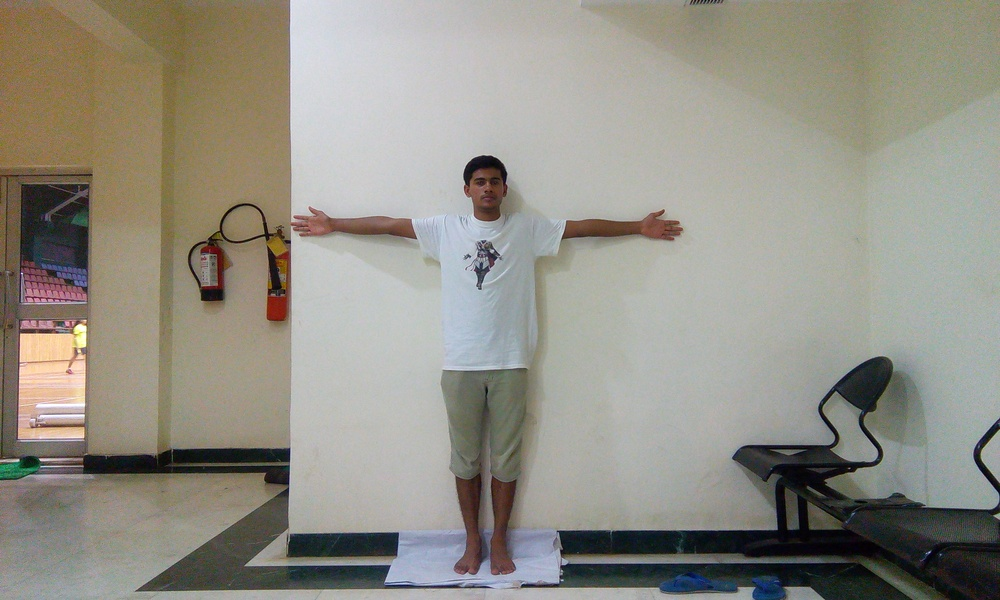
#> input picture IMG_20160604_213653.jpg, 1000 x 600 px, shrunk from 3600 x 2160 before the run
$ python -i cont_2.py   (imports and definitions only)   (Python 2 division)
#> lines starting #> are read from the running program, lines starting #| are printed output that depends on the picture; after the words box and inside, x2 and y2 are one past the last pixel; in counts of white or black regions, pixels touching at a corner belong together
import cv2
import numpy as np

def retCont(i):
	'''
	inputs:
		i: name of the image
	outputs:
		2 enclosing-contours having largest arc lengths.
		x: image file in which the contour is rendered
	'''
#> called with i = 'IMG_20160604_213653.jpg'
	image=cv2.imread(i)
#> image is the input picture: shape (600, 1000, 3); mean B, G, R 134.7, 144.7, 147.5
	gray = cv2.cvtColor(image, cv2.COLOR_BGR2GRAY)
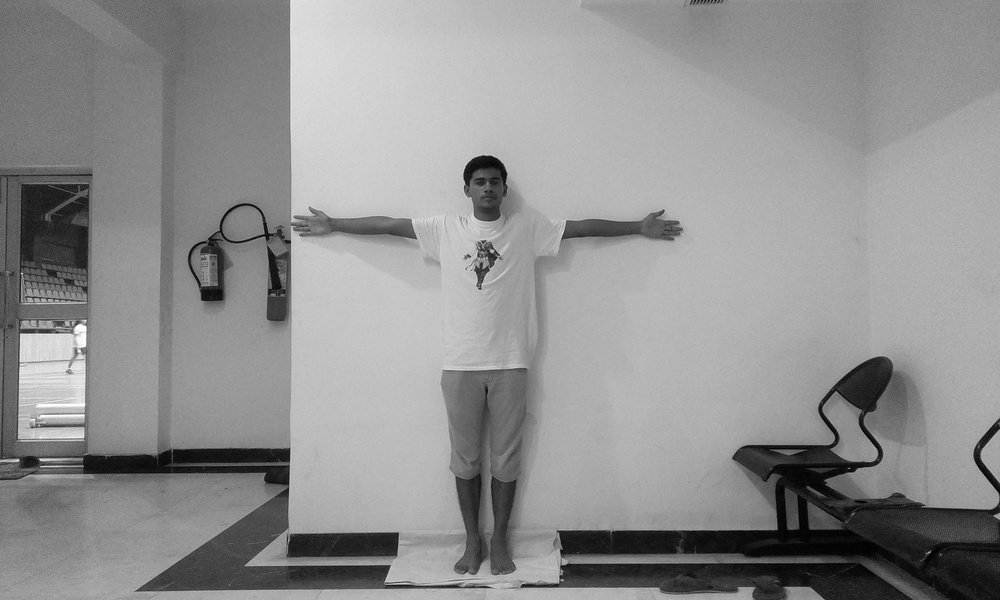
#> gray: shape (600, 1000); min 1, max 255, mean 144.4
	#thresh = cv2.adaptiveThreshold(gray,255,cv2.ADAPTIVE_THRESH_GAUSSIAN_C,cv2.THRESH_BINARY_INV,11,8)

	can=cv2.Canny(gray,120,200)
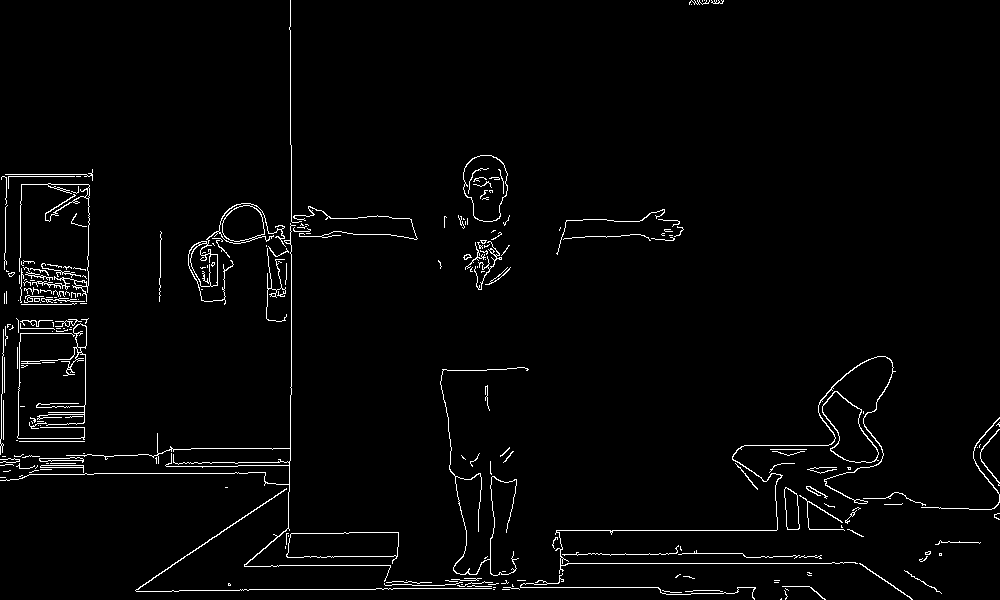
#> can: shape (600, 1000); 2.3% white in thin lines or dots
	closing=cv2.morphologyEx(can,cv2.MORPH_CLOSE,np.ones((3,3),np.uint8),iterations=1)
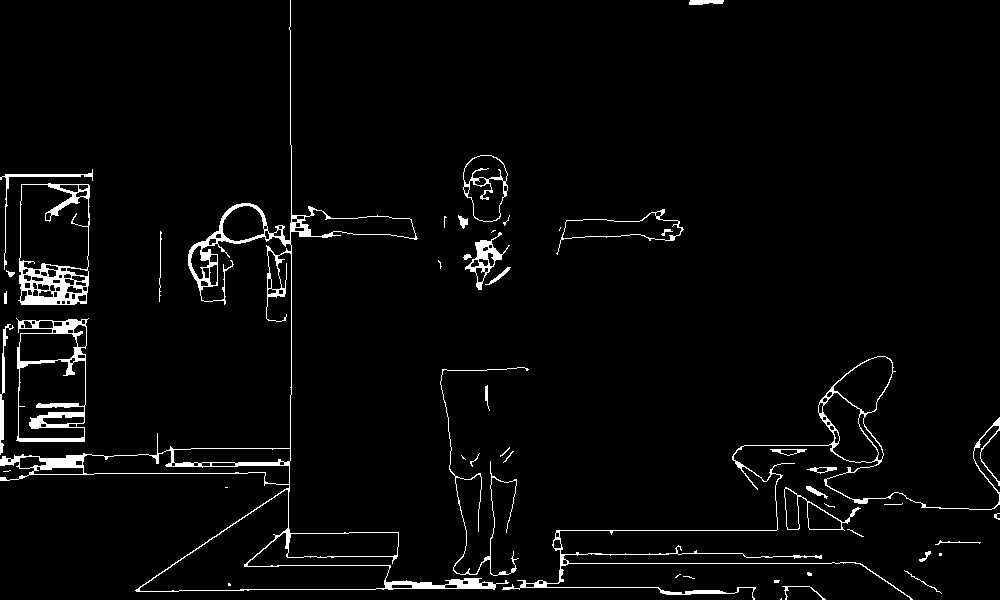
#> closing: shape (600, 1000); 3.2% white; 49 white regions (18 under 20 px)
	contours,hei=cv2.findContours(closing.copy(),cv2.RETR_EXTERNAL,cv2.CHAIN_APPROX_NONE)
#> contours = 47 contours, 25 with area under 20; largest, box (x1, y1, x2, y2) and area: (0, 0, 509, 592) 24664, (18, 183, 90, 305) 8124, (16, 318, 89, 442) 7842, (502, 356, 1000, 600) 5765, (463, 155, 508, 222) 2244; hei = 47 rows, first 6: [1, -1, -1, -1], [2, 0, -1, -1], [3, 1, -1, -1], [4, 2, -1, -1], [5, 3, -1, -1], [6, 4, -1, -1]
	x=np.zeros(closing.shape,dtype=np.uint8)
	cv2.drawContours(x,contours,0,(255),2)
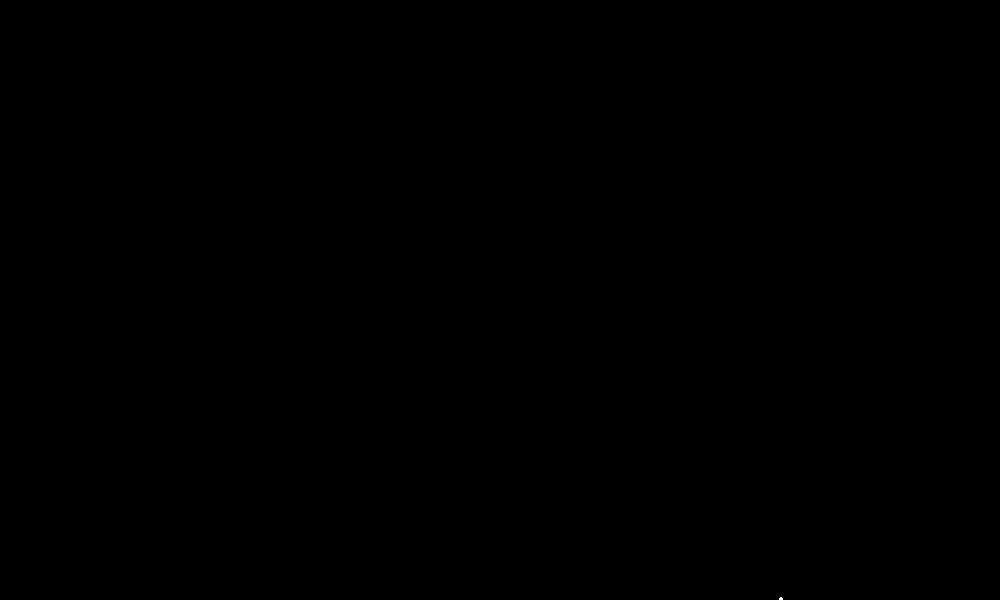
#> x: shape (600, 1000); 0% white; 1 white region (1 under 20 px)
	cv2.imwrite('TEST.jpg',x)
	print x.shape
#| (600, 1000)
	if len(contours) == 1 :
		return contours[0],[],x
	elif len(contours) == 2:
		return contours[0],contours[1],x
	else:
		k=0
		t={}
		t1=contours[0]
#> t1 = [[781, 598], [780, 599], [781, 599]]
		t2=contours[1]
#> t2 = contour of 112 points, box (x1, y1, x2, y2) (782, 586, 826, 600), area 28
		if cv2.arcLength(t2,True) > cv2.arcLength(t1,True):
				t=t1
#> t = [[781, 598], [780, 599], [781, 599]]
				t1=t2
#> t1 has the same summary as t2
				t2=t
#> t2 = [[781, 598], [780, 599], [781, 599]]

		for i in contours :
			if cv2.arcLength(t1,True) < cv2.arcLength(i,True):
				t1=i
			if cv2.arcLength(t2,True) < cv2.arcLength(i,True) and cv2.arcLength(t1,True) > cv2.arcLength(i,True):
				t2=i
#> this loop made 47 passes
#> i on passes 1, 16: [[781, 598], [780, 599], [781, 599]], [[225, 487], [226, 487], [227, 487], [226, 487]]
#> after the loop, t1 = contour of 4000 points, box (x1, y1, x2, y2) (502, 356, 1000, 600), area 5765; t2 = contour of 4028 points, box (x1, y1, x2, y2) (0, 0, 509, 592), area 24664
		return t1,t2,x

>>> result = retCont('IMG_20160604_213653.jpg')

$ run again, on IMG_20160604_213822.jpg
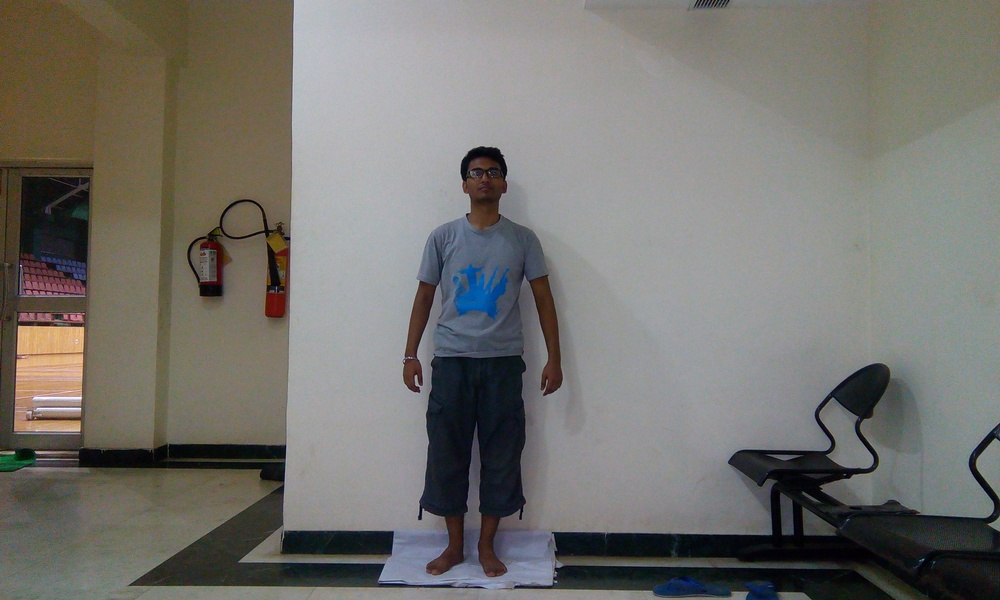
#> input picture IMG_20160604_213822.jpg, 1000 x 600 px, shrunk from 3600 x 2160 before the run
#> in retCont, image is the input picture: shape (600, 1000, 3); mean B, G, R 110.5, 115.3, 117
#> in retCont, `can=cv2.Canny(gray,120,200)`:
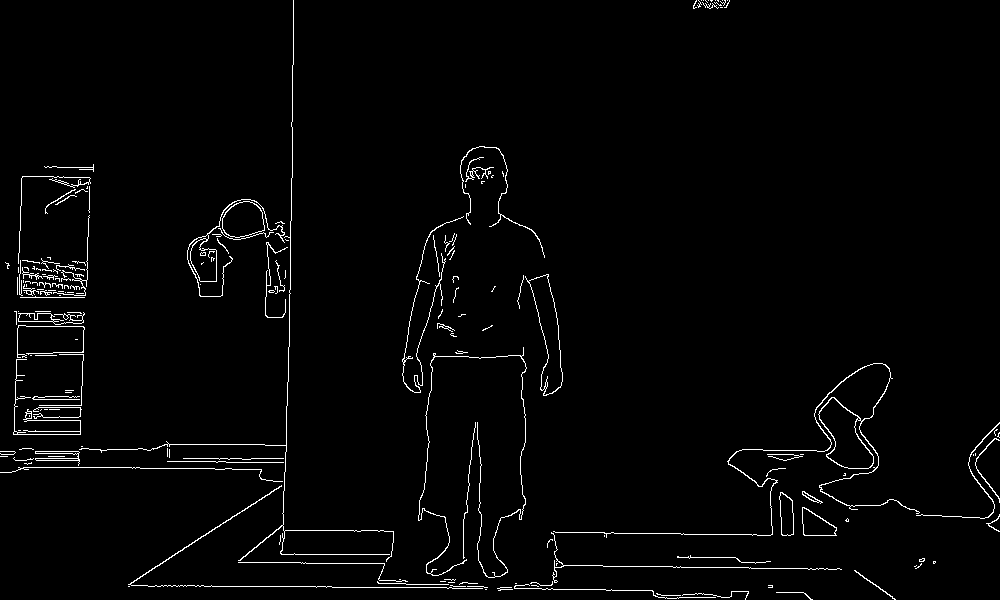
#> can: shape (600, 1000); 2.1% white in thin lines or dots
#> in retCont, `closing=cv2.morphologyEx(can,cv2.MORPH_CLOSE,np.ones((3,3),np.uint8),i..`:
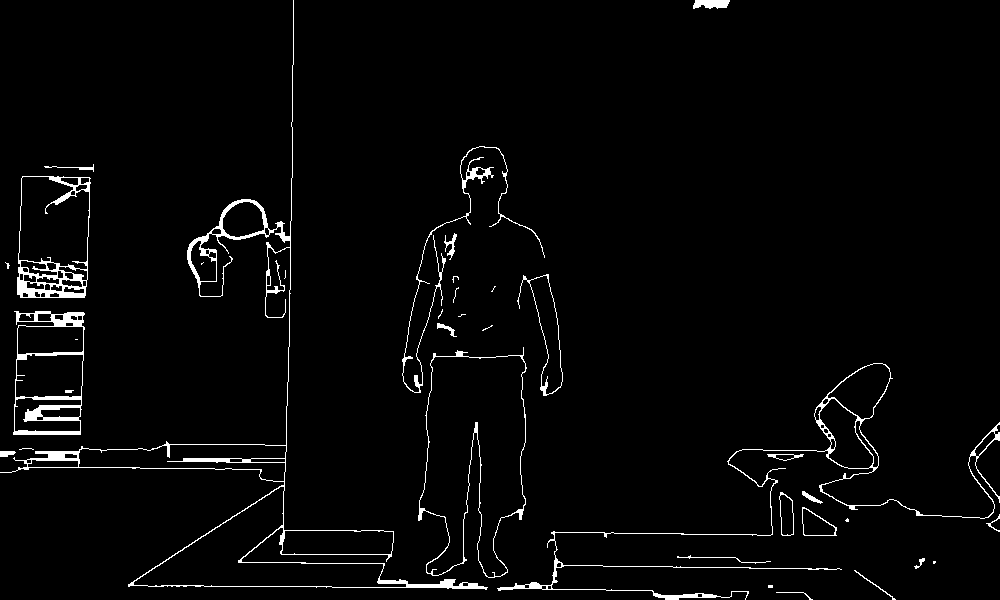
#> closing: shape (600, 1000); 2.7% white; 36 white regions (14 under 20 px)
#> contours = 33 contours, 15 with area under 20; largest, box (x1, y1, x2, y2) and area: (0, 0, 488, 590) 21153, (418, 347, 527, 578) 16788, (17, 176, 91, 298) 8230, (13, 311, 85, 435) 7858, (497, 363, 1000, 600) 5767; hei = 33 rows, first 6: [1, -1, -1, -1], [2, 0, -1, -1], [3, 1, -1, -1], [4, 2, -1, -1], [5, 3, -1, -1], [6, 4, -1, -1]
#> x: shape (600, 1000); 0.02% white; 1 white region, box (x1, y1, x2, y2) and area: (775, 591, 814, 600) 129
#| (600, 1000)
#> in retCont, `t1=contours[0]`: t1 = contour of 73 points, box (x1, y1, x2, y2) (776, 592, 813, 600), area 6
#> in retCont, `t2=contours[1]`: t2 = contour of 12 points, box (x1, y1, x2, y2) (768, 585, 773, 588), area 8
#> the loop in retCont, `for i in contours :` made 33 passes
#> after the loop in retCont, `for i in contours :`: t1 = contour of 3680 points, box (x1, y1, x2, y2) (0, 0, 488, 590), area 21153; t2 = contour of 1514 points, box (x1, y1, x2, y2) (402, 146, 545, 393), area 448
